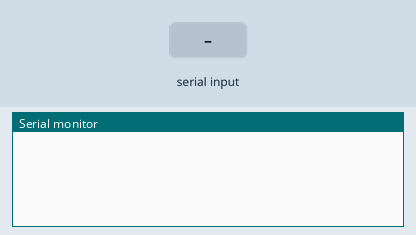
A sketch run on a simulated Arduino Mega 2560, built with avr-gcc and run on an emulated ATmega2560. On the bench: the last lines printed to the serial monitor. Inputs (shaded band) come from the test bench.

Above: at 1.2 s.
1.3 s: "1" received over Serial
At 1.7 s:
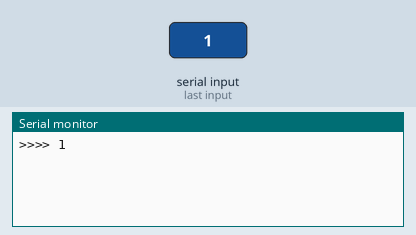
2.8 s: "1" received over the second serial link
At 3.7 s:
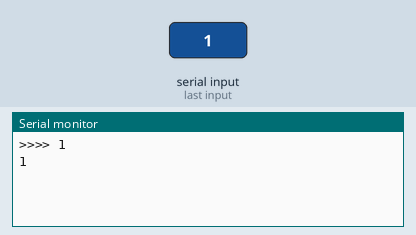
4.3 s: "0" received over Serial
At 5.2 s:
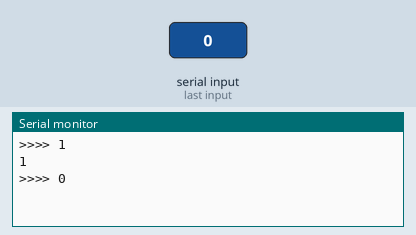
5.8 s: "0" received over the second serial link
At 7.2 s:
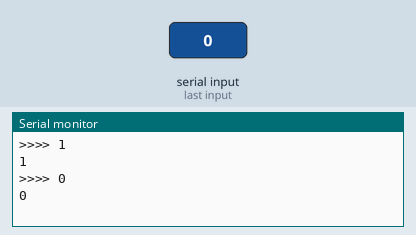

The sketch:

sketch_mar03a.ino
```cpp
// Emulate Serial1 on pins 7/6 if not present
#ifndef HAVE_HWSERIAL1
#include "SoftwareSerial.h"
SoftwareSerial Serial1(3, 2); // RX, TX
#endif

void setup()
{
  Serial.begin(115200); // serial port used for debugging
  Serial1.begin(9600);  // your ESP's baud rate might be different
}

void loop()
{
  if(Serial1.available())  // check if the ESP is sending a message
  {
    while(Serial1.available())
    {
      int c = Serial1.read(); // read the next character
      Serial.write((char)c);  // writes data to the serial monitor
    }
  }

  if(Serial.available())
  {
    // wait to let all the input command in the serial buffer
    delay(10);

    // read the input command in a string
    String cmd = "";
    while(Serial.available())
    {
      cmd += (char)Serial.read();
    }

    // print the command and send it to the ESP
    Serial.println();
    Serial.print(">>>> ");
    Serial.println(cmd);

    // send the read character to the ESP
    Serial1.print(cmd);
  }
}
```

Measured:
- after the input at 1.3 s, the serial monitor: prints a new line at once (image 1)
- after the input at 2.8 s, the serial monitor: prints a new line at once (image 2)
- after the input at 4.3 s, the serial monitor: prints a new line at once (image 3)
- after the input at 5.8 s, the serial monitor: prints a new line at once (image 4)
